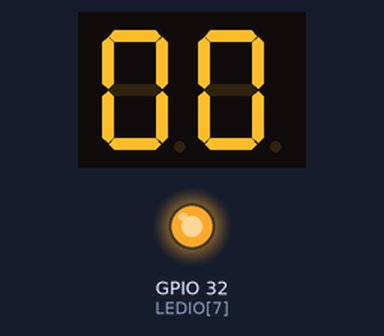
Simulated run of this sketch. Board: ESP32. On the bench: 2-digit seven-segment display, output pins drawn as LEDs (lit = HIGH). Wiring (inferred from the names in the program): 2-digit 7-segment display, segments lit when LOW: segments GPIO 13, GPIO 12, GPIO 14, GPIO 27, GPIO 26, GPIO 25, GPIO 33; digit selects GPIO 16, GPIO 17. The segment pins are drawn as the display they are named for; pins used as bus, display or sensor lines are not drawn.

Above: at 0.23 s.
At 10.23 s:
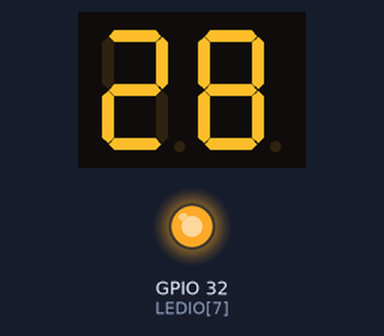
At 19.52 s:
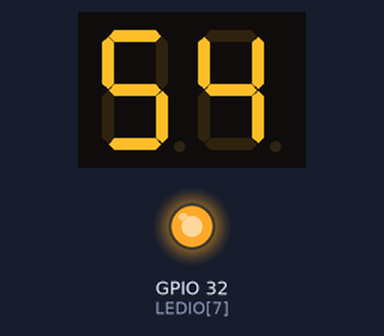
At 38.81 s:
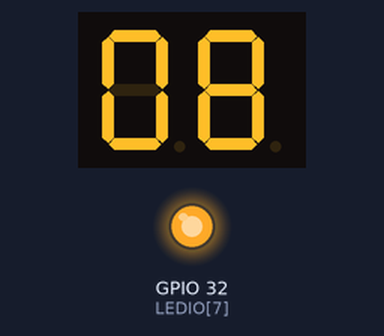
Timing chart, 0 to 40.0 s (numbered marks = the images above):
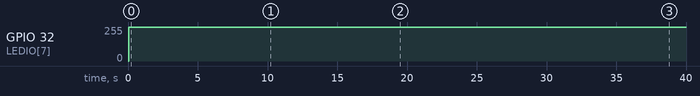

Measured:
- by itself, GPIO 32 (LEDIO[7]): 0/255 → 253/255 at 0.05 s

The sketch:

Page133.ino
```cpp
//CH5-2-10TWO7SEG0-99
//CH5_2_10TWOSEG00_99_v0507
#include <Arduino.h>
const int LEDIO[8]={13,12,14,27,26,25,33,32}; // 定義七段資料線控制腳矩陣變數
byte table[10]={0xC0,0xF9,0xA4,0xB0,0x99,0x92,0x82,0xF8,0x80,0x90}; // 共陽七段顯示器資料表
const int SCANIO[2]={16,17};
void Disp7seg(byte temp)
{
 for(short j=0;j<8;j++)
 {
 if(temp & 0x01) // 判別a~dp 節段LED 需要的狀態
 digitalWrite(LEDIO[j],HIGH); // 輸出高電位
 else
 digitalWrite(LEDIO[j],LOW); // 輸出低電位
 temp=temp>>1; // 將七段需顯示的資料右移一個位元
 }
}
void setup()
 {
 for(short i=0;i<8;i++) // 設定所有控制腳為輸出
 pinMode(LEDIO[i],OUTPUT);
 for(short i=0;i<2;i++) // 設定所有控制腳為輸出
 pinMode(SCANIO[i],OUTPUT);
 }
void loop()
 {
 for(short i=0;i<=99;i++) //顯示由00~99
 {
 for(short k=0;k<50;k++) // 重複顯示的次數
 { //數字上數間隔為50*6ms
 Disp7seg(table[i/10]); // 取出欲顯示的十位數資料
 digitalWrite(17,LOW); // 打開十位數
 digitalWrite(16,HIGH); // 關閉個位數
delay(3); //延遲3ms
Disp7seg(0); //減少鬼影
Disp7seg(table[i%10]); // 取出欲顯示的個位數資料
digitalWrite(17,HIGH); // 關閉十位數
digitalWrite(16,LOW); // 打開個位數
delay(4);
Disp7seg(0); //減少鬼影
}
}
}
```
